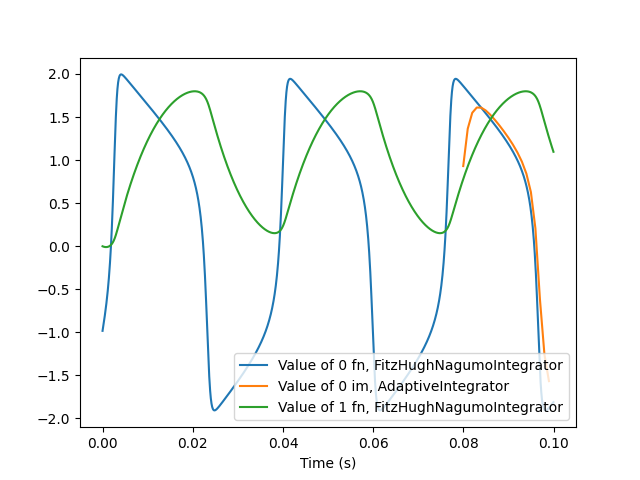

Generate this figure with Python:
import psyneulink as pnl
import matplotlib.pyplot as plt

dt = 0.05
simtime = 100

time_step_size = dt

fhn = pnl.FitzHughNagumoIntegrator(
    initial_v=-1,
    initial_w=0,
    d_v=1,
    time_step_size=time_step_size,
)

print('Running simple model of FitzHugh Nagumo cell for %sms: %s' % (simtime, fhn))

fn = pnl.IntegratorMechanism(name='fn', function=fhn)

comp = pnl.Composition(name='SimpleFN-conditional_2')

im = pnl.IntegratorMechanism(name='im')  # only used to demonstrate conditions

comp.add_linear_processing_pathway([fn, im])
comp.scheduler.add_condition_set({
    fn: pnl.Always(),  # default
    im: pnl.All(  # run when both conditions are met
        pnl.EveryNCalls(fn, 1 / dt),  # every 1ms, based on fn frequency
        pnl.AfterNCalls(fn, .8 * simtime / dt)  # after 80ms, based on fn frequency
    )
})

comp.termination_processing = {
    pnl.TimeScale.RUN: pnl.Never(),  # default, "Never" for early termination - ends when all trials finished
    pnl.TimeScale.TRIAL: pnl.AfterNCalls(fn, int(simtime / dt))
}

print('Running the SimpleFN model...')

comp.run(inputs={fn: 0}, log=True)


print('Finished running the SimpleFN model')


for node in comp.nodes:
    print(f'=== {node} {node.name}: {node.parameters.value.get(comp)}')


def generate_time_array(node, context=comp.default_execution_id, param='value'):
    return [entry.time.pass_ for entry in getattr(node.parameters, param).log[context]]


def generate_value_array(node, index, context=comp.default_execution_id, param='value'):
    print(node, index, param, context)
    return [float(entry.value[index]) for entry in getattr(node.parameters, param).log[context]]


'''
for node in comp.nodes:
    print(f'>> {node}: {generate_time_array(node)}')

    for i in [0,1,2]:
        print(f'>> {node}: {generate_value_array(node,i)}')'''


fig, axes = plt.subplots()
for i in [0, 1]:
    plot_nodes = [node for node in comp.nodes if len(node.defaults.value) > i]

    x_values = {node: generate_time_array(node) for node in plot_nodes}
    y_values = {node: generate_value_array(node, i) for node in plot_nodes}

    fout = open('SimpleFN-conditional_%i.dat' % i, 'w')
    for index in range(len(x_values[fn])):
        # 1000 to convert ms to s
        fout.write(
            f'{0}\t{1}\n'.format(
                x_values[fn][index] * time_step_size / 1000.0,
                y_values[fn][index]
            )
        )
    fout.close()

    for node in plot_nodes:
        axes.plot(
            [t * time_step_size / 1000.0 for t in x_values[node]],
            y_values[node],
            label=f'Value of {i} {node.name}, {node.function.__class__.__name__}'
        )

axes.set_xlabel('Time (s)')
axes.legend()
# plt.savefig('SimpleFN-conditional.png')
comp.show_graph(output_fmt='pdf',show_node_structure=True,show_projection_labels=True)
